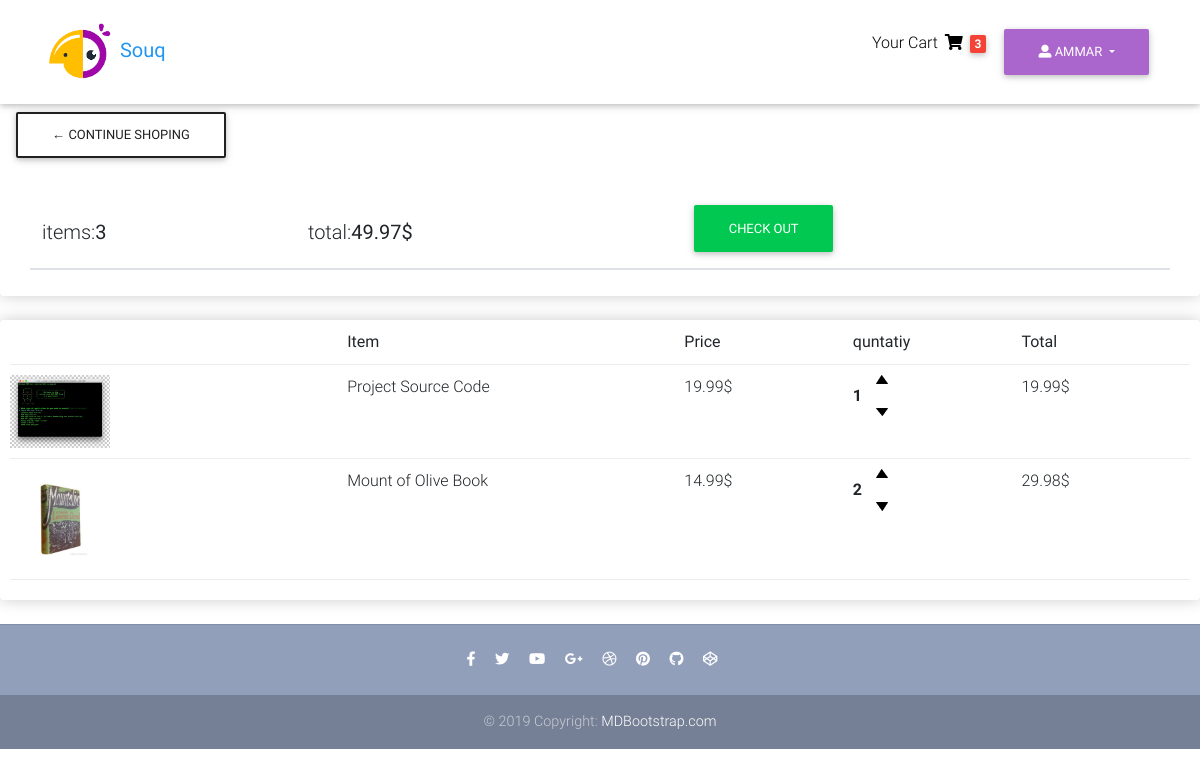
The page /products/cart/ (signed in) on the database its author committed.
### products/models.py (models this page shows, shortened)
class Order(models.Model):
    customer=models.ForeignKey(User,on_delete=models.CASCADE ,null=True)
    date_ordered=models.DateTimeField(auto_now_add=True)
    complate=models.BooleanField(default=False)
    transaction_id=models.CharField(max_length=100,null=True)
    @property
    def get_total_price(self):
        orderitem=self.orderitems_set.all()
        total_price=sum([item.get_total for item in orderitem])
        return total_price
    @property
    def get_total_items(self):
        orderitem=self.orderitems_set.all()
        total_items=sum([item.quantity for item in orderitem])
        return total_items

class OrderItems(models.Model):
    producte=models.ForeignKey(Product,on_delete=models.CASCADE ,null=True)
    order=models.ForeignKey(Order,on_delete=models.CASCADE ,null=True)
    quantity=models.IntegerField(default=0,null=True,blank=True)
    date_add=models.DateTimeField(auto_now_add=True)
    @property
    def get_total(self):
        total=self.producte.PRDPrice *self.quantity
        return total

class Product (models.Model):
    PRDName=models.CharField(max_length=100,verbose_name=_("product Name"))
    PRDCategory=models.ForeignKey('Category',on_delete=models.CASCADE,verbose_name=_("Product Category"),null=True,blank=True)
    PRDBrand=models.ForeignKey('settings.Brand',on_delete=models.CASCADE,verbose_name=_("Brand Product"),null=True,blank=True)
    PRDSlug=models.SlugField(null=True,blank=True)
    PRDDescribtion=models.TextField(verbose_name=_("product decribtion"))
    PRDImage=models.ImageField(upload_to="media/",verbose_name=_("Iamge"),null=True,blank=True)
    PRDCreated=models.DateTimeField(verbose_name=_("created at"))
    PRDPrice=models.DecimalField(default=0,max_digits=5,decimal_places=2,verbose_name=_("Price"))
    PRDDiscount=models.DecimalField(default=0,max_digits=5,decimal_places=2,verbose_name=_("Discount"))
    PRDNew=models.BooleanField(default=True)
    PRDDigital=models.BooleanField(default=False)
    PRDCost=models.DecimalField(default=0,max_digits=5,decimal_places=2,verbose_name=_(" cost"))
    class Meta :
        verbose_name=_("Product")
        verbose_name_plural=_("Products")

### products/views.py (the view)
# urls.py: path('cart/', views.cart, name='cart'),
def cart(request):
    data=cookieData(request)
    items=data['items']
    order=data['order']
    customerItem=data['customerItem']
    context={'items':items, 'order':order ,'customerItem':customerItem}
    context={'items':items, 'order':order ,'customerItem':customerItem}
    return render(request,'products/cart.html',context)

### products/utils.py (called while the page is built)
def cookieData(request):
    if request.user.is_authenticated :
        customer=request.user
        order, ceated=Order.objects.get_or_create(customer=customer,complate=False)
        items=order.orderitems_set.all()
        customerItem=order.get_total_items
    else :
        getCookieData=getCookie(request)
        items=getCookieData['items']
        order=getCookieData['order']
        customerItem=getCookieData['customerItem']
    return{'items':items, 'order':order ,'customerItem':customerItem}

### products/templates/products/cart.html (shortened to what this page needs)
{% extends 'base2.html' %}
{% load static %}
{% block contentammar %}
<br>
<br>
<br>
<br>
<div class="row">
  <div class="col-lg-12">
    <div class="box-element">
        <a class="btn btn-outline-dark" href="{% url 'product:products_list' %}"> &#x2190; continue shoping</a>
        <table class="container mt-4 table table-hover">
          <thead>
            <tr>
              <th scope="col"><h5>items:<strong>{{order.get_total_items}}</strong></h5></th>
              <th scope="col"><h5>total:<strong>{{order.get_total_price}}$</strong></h5></th>
              <th><a class="btn btn-success" href="{% url 'product:checkout' %}">check out</a></th>
            </tr>
          </thead>
        </table>
    </div>
    <br>
    <div class="box-element">
      <div class="cart-row">
        <div style="flex:2"></div>
        <div style="flex:2"><strong>Item</strong></div>
        <div style="flex:1"><strong>Price</strong></div>
        <div style="flex:1"><strong>quntatiy</strong></div>
          <div style="flex:1"><strong>Total</strong></div>
      </div>
      {% for items in items %}
      <div class="cart-row">
            {% if items.producte.PRDImage %}
            <div class="row-image" style="flex:2"><img  class="row-image" src="{{items.producte.PRDImage.url}}"></div>
              {% else %}
            <div class="row-image" style="flex:2"><img  class="row-image" src="{%static 'home_static/img/1.png'%}"></div>
            {% endif %}
        <div style="flex:2">{{items.producte.PRDName}}</div>
          {% if items.producte.PRDDiscount > 0 %}
        <div style="flex:1">{{items.producte.PRDDiscount}}$</div>
        {% else %}
          <div style="flex:1">{{items.producte.PRDPrice}}$</div>
        {% endif %}
        <div style="flex:1"><p class="quantity">{{items.quantity}}</p>
            <div class="quantity">
              <img class="chg-quantity update-cart1" data-product={{items.producte.id}} data-action="add" src="{% static 'home_static/img/down.png' %}">
              <br>
               <img class="chg-quantity update-cart1" data-product={{items.producte.id}} data-action="remove" src="{% static 'home_static/img/top.png' %}">
            </div>
        </div>
          <div style="flex:1">{{items.get_total}}$</div>
      </div>
      {% endfor%}
    </div>
  </div>
</div>
{% endblock contentammar %}

### templates/base2.html (shortened to what this page needs)
{% load static %}
<!DOCTYPE html>
<html lang="en">
<head>
  <link href="{% static 'home_static/css/tble.css' %}" rel="stylesheet">
<link rel="stylesheet" href="https://use.fontawesome.com/releases/v5.11.2/css/all.css">
<link href="{% static 'home_static/css/bootstrap.min.css' %}" rel="stylesheet">
<link href="{% static 'home_static/css/mdb.min.css' %}" rel="stylesheet">
<link href="{% static 'home_static/css/sss.css' %}" rel="stylesheet">
<link href="{% static 'home_static/css/tble.css' %}" rel="stylesheet">
<link href="{% static 'home_static/css/hideen.css' %}" rel="stylesheet">
<link href="{% static 'home_static/css/style.min.css' %}" rel="stylesheet">
</head>
<body>
<nav class="navbar fixed-top navbar-expand-lg navbar-light white scrolling-navbar">
  <div class="container">
    <a class="navbar-brand waves-effect" href="{% url 'product:products_list' %}" >
      <strong class="blue-text"><img style="max-width:200px;max-height:70px;" src="{% static 'home_static/img/logo.png' %}"> Souq </strong>
    </a>
    <div class="collapse navbar-collapse" id="navbarSupportedContent">
      <ul class="navbar-nav nav-flex-icons">
        {% if user.is_authenticated %}
        <li class="nav-item">
          <a class="nav-link waves-effect" href="{% url 'product:cart' %}">
            <span class="clearfix d-none d-sm-inline-block"> Your Cart </span>
            <i class="fas fa-shopping-cart"></i>
            <span class="badge red z-depth-1 mr-1"> {{customerItem}} </span>
          </a>
          </li>
        <li class="nav-item">
          <div class="dropdown">
  <a class="btn btn-secondary dropdown-toggle" href="#" role="button" id="dropdownMenuLink" data-toggle="dropdown" aria-haspopup="true" aria-expanded="false">
     <i class="fas fa-user-alt"></i> {{user.username}}
  </a>
</div>
        </li>
        {% endif %}
      </ul>
    </div>
  </div>
</nav>
{% block  contentammar %}
{% endblock contentammar %}
<footer class="page-footer text-center font-small mt-4 wow fadeIn">
  <hr class="my-4">
  <div class="pb-4">
    <a href="https://www.facebook.com/mdbootstrap" target="_blank">
      <i class="fab fa-facebook-f mr-3"></i>
    </a>
    <a href="https://twitter.com/MDBootstrap" target="_blank">
      <i class="fab fa-twitter mr-3"></i>
    </a>
    <a href="https://www.youtube.com/watch?v=7MUISDJ5ZZ4" target="_blank">
      <i class="fab fa-youtube mr-3"></i>
    </a>
    <a href="https://plus.google.com/u/0/b/107863090883699620484" target="_blank">
      <i class="fab fa-google-plus-g mr-3"></i>
    </a>
    <a href="https://dribbble.com/mdbootstrap" target="_blank">
      <i class="fab fa-dribbble mr-3"></i>
    </a>
    <a href="https://pinterest.com/mdbootstrap" target="_blank">
      <i class="fab fa-pinterest mr-3"></i>
    </a>
    <a href="https://github.com/mdbootstrap/bootstrap-material-design" target="_blank">
      <i class="fab fa-github mr-3"></i>
    </a>
    <a href="http://codepen.io/mdbootstrap/" target="_blank">
      <i class="fab fa-codepen mr-3"></i>
    </a>
  </div>
  <div class="footer-copyright py-3">
    © 2019 Copyright:
    <a href="https://mdbootstrap.com/education/bootstrap/" target="_blank"> MDBootstrap.com </a>
  </div>
</footer>
</body>
</html>

### static/home_static/css/tble.css (style rules this page uses)
.box-element { box-shadow:hsl(0, 0%, 80%) 0 0 16px; background-color: #fff; border-radius: 4px; padding: 10px }
.cart-row { display: flex; align-items:flex-stretch; padding-bottom: 10px; margin-bottom: 10px; border-bottom: 1px solid #ececec; }
.row-image { width:100px; }
.quantity { display:inline-block; font-weight: 700; padding-right: 10px; }
.chg-quantity { width:12px; cursor: :pointer; display: block; transition:.3s; }

### templates/base2.html (style rules this page uses)
html, body, header, .carousel { height: 60vh; }

### rows shown on the page
Order: get_total_items "3", get_total_price "49.97"
OrderItems: producte.PRDImage (picture), producte.PRDName "Project Source Code", producte.PRDPrice "19.99", quantity "1", get_total "19.99"
OrderItems: producte.PRDImage (picture), producte.PRDName "Mount of Olive Book", producte.PRDPrice "14.99", quantity "2", get_total "29.98"

### other values the page prints
{{ customerItem }} "3"
{{ user.username }} "AMMAR"
